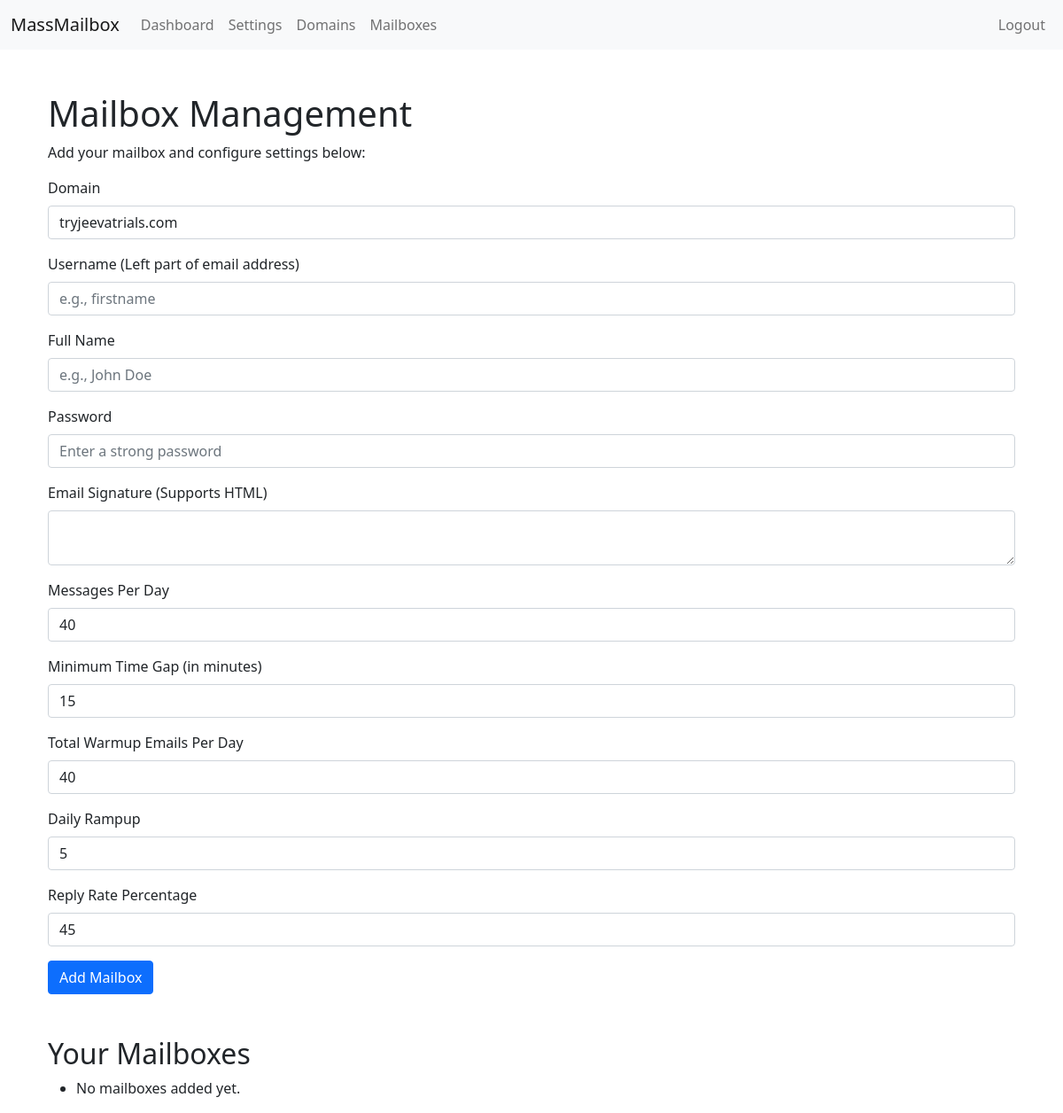
Before: /mailboxes (signed in) with the older database file.
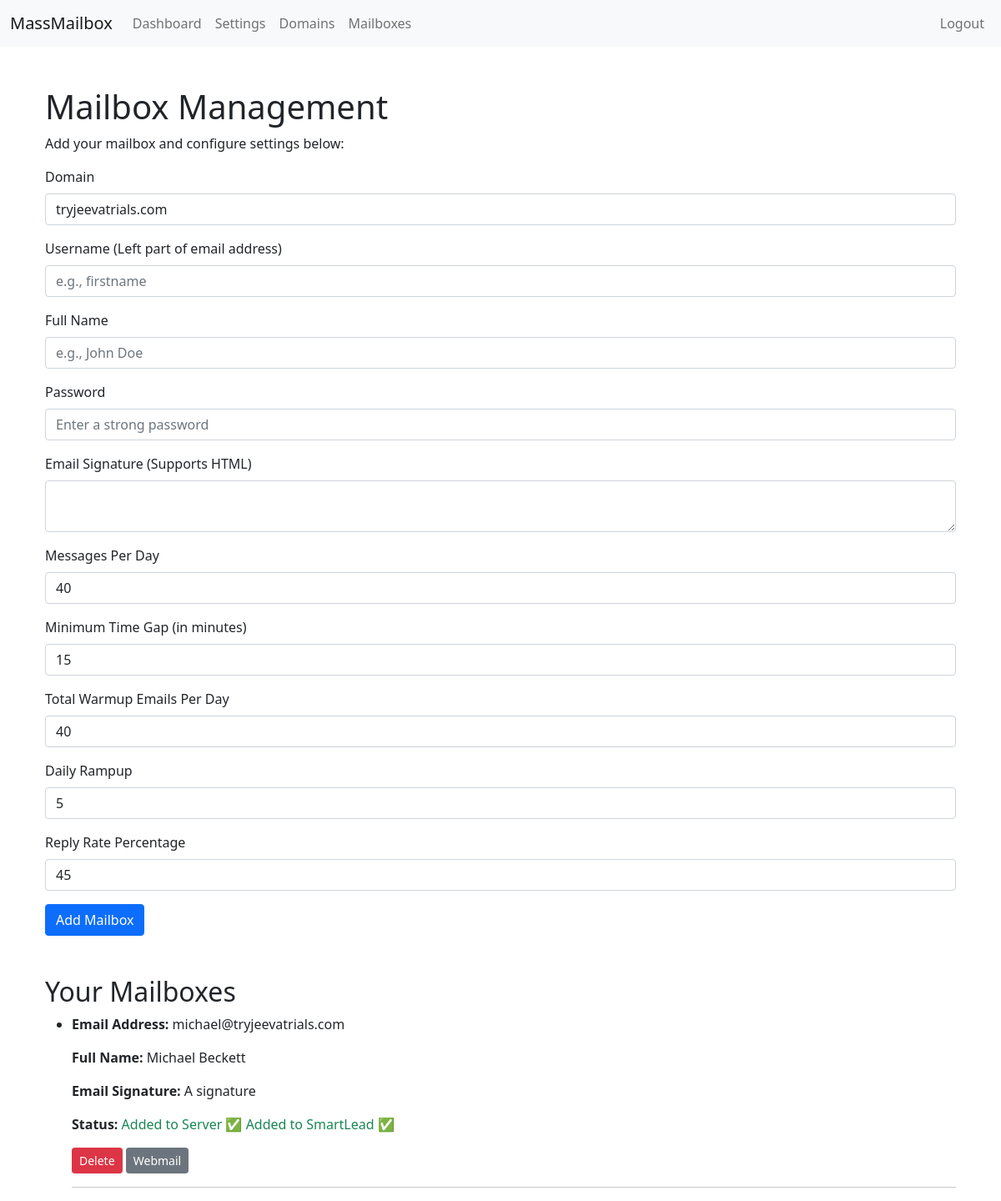
After: the same page with the newer database file.
### app/models.py (models this page shows, shortened)
class Mailbox(db.Model):
    id = db.Column(db.Integer, primary_key=True)
    email_address = db.Column(db.String(255), nullable=False)
    full_name = db.Column(db.String(255), nullable=False)  # Full name field
    password = db.Column(db.String(255), nullable=False)  # Password field
    user_id = db.Column(db.Integer, db.ForeignKey('user.id'), nullable=False)  # Foreign key to User model
    domain_id = db.Column(db.Integer, db.ForeignKey('domain.id'), nullable=False)  # Foreign key to Domain model
    created_at = db.Column(db.DateTime, nullable=False, server_default=db.func.now())  # Timestamp
    email_signature = db.Column(db.Text, nullable=False)
    message_per_day = db.Column(db.Integer, default=40)
    minimum_time_gap = db.Column(db.Integer, default=15)
    total_warmup_per_day = db.Column(db.Integer, default=40)
    daily_rampup = db.Column(db.Integer, default=5)
    reply_rate_percentage = db.Column(db.Integer, default=45)
    added_to_server = db.Column(db.Boolean, default=False, nullable=False)  # Track if added to the server
    added_to_smartlead = db.Column(db.Boolean, default=False, nullable=False)  # Track if added to SmartLead

### app/views/mailbox_views.py (the view, shortened to what this page needs)
@mailbox.route('/mailboxes', methods=['GET', 'POST'])
@login_required
def manage_mailboxes():
    form = MailboxForm()
    user_domains = Domain.query.filter_by(user_id=current_user.id).all()
    form.domain_id.choices = [(domain.id, domain.domain) for domain in user_domains]
    user_mailboxes = Mailbox.query.filter_by(user_id=current_user.id).all()
    return render_template('mailboxes.html', form=form, domains=user_domains, mailboxes=user_mailboxes)

### app/__init__.py (called while the page is built)
@login_manager.user_loader
def load_user(user_id):
    from app.models import User
    return User.query.get(int(user_id))

### app/templates/mailboxes.html (shortened to what this page needs)
{% extends "base.html" %}
{% block content %}
<div class="container mt-5">
    <h1>Mailbox Management</h1>
    <p>Add your mailbox and configure settings below:</p>
    <form id="mailboxForm" method="POST" action="{{ url_for('mailbox.manage_mailboxes') }}">
        <div class="mb-3">
            <label for="domain" class="form-label">Domain</label>
            <select class="form-control" id="domain" name="domain_id">
                {% for domain in domains %}
                    <option value="{{ domain.id }}">{{ domain.domain }}</option>
                {% endfor %}
            </select>
        </div>
        <div class="mb-3">
            <label for="username" class="form-label">Username (Left part of email address)</label>
            {{ form.username(class="form-control", id="username", placeholder="e.g., firstname") }}
        </div>
        <div class="mb-3">
            <label for="full_name" class="form-label">Full Name</label>
            {{ form.full_name(class="form-control", id="full_name", placeholder="e.g., John Doe") }}
        </div>
        <div class="mb-3">
            <label for="password" class="form-label">Password</label>
            {{ form.password(class="form-control", id="password", type="password", placeholder="Enter a strong password") }}
        </div>
        <div class="mb-3">
            <label for="email_signature" class="form-label">Email Signature (Supports HTML)</label>
            {{ form.email_signature(class="form-control", id="email_signature") }}
        </div>
        <div class="mb-3">
            <label for="message_per_day" class="form-label">Messages Per Day</label>
            {{ form.message_per_day(class="form-control", id="message_per_day") }}
        </div>
        <div class="mb-3">
            <label for="minimum_time_gap" class="form-label">Minimum Time Gap (in minutes)</label>
            {{ form.minimum_time_gap(class="form-control", id="minimum_time_gap") }}
        </div>
        <div class="mb-3">
            <label for="total_warmup_per_day" class="form-label">Total Warmup Emails Per Day</label>
            {{ form.total_warmup_per_day(class="form-control", id="total_warmup_per_day") }}
        </div>
        <div class="mb-3">
            <label for="daily_rampup" class="form-label">Daily Rampup</label>
            {{ form.daily_rampup(class="form-control", id="daily_rampup") }}
        </div>
        <div class="mb-3">
            <label for="reply_rate_percentage" class="form-label">Reply Rate Percentage</label>
            {{ form.reply_rate_percentage(class="form-control", id="reply_rate_percentage") }}
        </div>
        <button type="submit" class="btn btn-primary">Add Mailbox</button>
    </form>
    <h2 class="mt-5">Your Mailboxes</h2>
    <ul id="mailboxList">
        {% for mailbox in mailboxes %}
            <li class="mailbox-item">
                <p><strong>Email Address:</strong> {{ mailbox.email_address }}</p>
                <p><strong>Full Name:</strong> {{ mailbox.full_name }}</p>
                <p><strong>Email Signature:</strong> {{ mailbox.email_signature }}</p>
<p><strong>Status:</strong>
    <span class="text-success">
        {% if mailbox.added_to_server %}
            Added to Server ✅
        {% else %}
            <span class="text-danger">Not Added to Server ❌</span>
        {% endif %}
    </span>
    <span class="text-success">
        {% if mailbox.added_to_smartlead %}
            Added to SmartLead ✅
        {% else %}
            <span class="text-danger">Not Added to SmartLead ❌</span>
        {% endif %}
    </span>
</p>
                <form method="POST" action="{{ url_for('mailbox.delete_mailbox', mailbox_id=mailbox.id) }}" style="display:inline;">
                    <button type="submit" class="btn btn-danger btn-sm">Delete</button>
                </form>
                <a href="https://mail.trycpd.com/SOGo/so/{{ mailbox.email_address }}" class="btn btn-secondary btn-sm" target="_blank">Webmail</a>
            </li>
            <hr>
        {% else %}
            <li>No mailboxes added yet.</li>
        {% endfor %}
    </ul>
</div>
{% endblock %}

### app/templates/base.html (shortened to what this page needs)
<!DOCTYPE html>
<html lang="en">
<head>
    <link href="https://cdn.jsdelivr.net/npm/bootstrap@5.1.3/dist/css/bootstrap.min.css" rel="stylesheet">
</head>
<body>
    <nav class="navbar navbar-expand-lg navbar-light bg-light">
        <div class="container-fluid">
            <a class="navbar-brand" href="{{ url_for('auth.index') }}">MassMailbox</a>
            <div class="collapse navbar-collapse" id="navbarNav">
                <ul class="navbar-nav me-auto">
                    {% if current_user.is_authenticated %}
                    <li class="nav-item"><a class="nav-link" href="{{ url_for('dashboard.dashboard_view') }}">Dashboard</a></li>
                    <li class="nav-item"><a class="nav-link" href="{{ url_for('dashboard.settings') }}">Settings</a></li>
                    <li class="nav-item"><a class="nav-link" href="{{ url_for('domain.manage_domains') }}">Domains</a></li>
                    <li class="nav-item"><a class="nav-link" href="{{ url_for('mailbox.manage_mailboxes') }}">Mailboxes</a></li>
                    {% endif %}
                </ul>
                <ul class="navbar-nav ms-auto">
                    {% if current_user.is_authenticated %}
                    <li class="nav-item"><a class="nav-link" href="{{ url_for('auth.logout') }}">Logout</a></li>
                    {% else %}
                    <li class="nav-item"><a class="nav-link" href="{{ url_for('auth.login') }}">Login</a></li>
                    <li class="nav-item"><a class="nav-link" href="{{ url_for('auth.signup') }}">Sign Up</a></li>
                    {% endif %}
                </ul>
            </div>
        </div>
    </nav>
    <div class="container mt-5">
        {% block content %}{% endblock %}
    </div>
</body>
</html>

Changed rows visible on the page:
added Mailbox: email_address "michael@tryjeevatrials.com", full_name "Michael Beckett", email_signature "A signature", added_to_server "Added to Server ✅", added_to_smartlead "Added to SmartLead ✅"
Other visible differences:
text no longer shown: "No mailboxes added yet."
